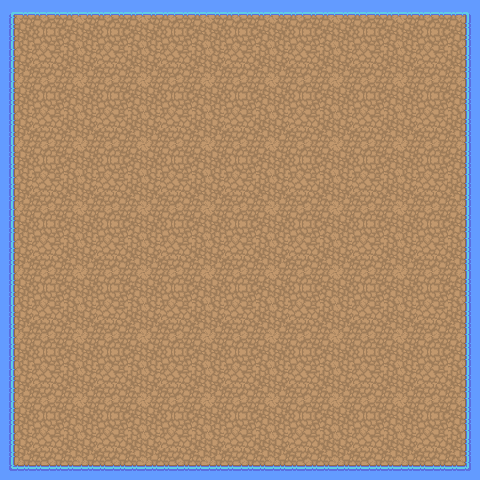

This is a level from a 2D game, rendered from its Tiled map with the project's own tilesets. A one-line summary and the map file follow, with tile-layer data summarised:
An orthogonal 30x30 tile map with 16x16 px tiles, 2 tile layers (eau, terre) and 9 objects (7x collision, start, zone_switch).

<map version="1.5" tiledversion="1.7.2" orientation="orthogonal" renderorder="right-down" width="30" height="30" tilewidth="16" tileheight="16" infinite="0" nextlayerid="5" nextobjectid="14">
 <tileset firstgid="1" source="nature.tsx" />
 <layer id="1" name="eau" width="30" height="30">
  <data>[900 cells, 900 non-empty, 4 distinct tile ids]</data>
 </layer>
 <layer id="2" name="terre" width="30" height="30">
  <data>[900 cells, 900 non-empty, 36 distinct tile ids]</data>
 </layer>
 <objectgroup id="3" name="Calque d'Objets 1">
  <object id="1" name="player" type="start" x="224.127" y="62.599">
   <point />
  </object>
  <object id="9" name="carte.tmx" type="zone_switch" x="12.6316" y="28.8402" width="450" height="430" />
 </objectgroup>
 <objectgroup id="4" name="murs">
  <object id="4" type="collision" x="1.45319" y="1.3939" width="480" height="17.3333" />
  <object id="6" type="collision" x="-233.293" y="182.484" width="480" height="17.3333" rotation="90" />
  <object id="7" type="collision" x="-136.6" y="197.575" width="480" height="17.3333" rotation="90" />
  <object id="8" type="collision" x="-264.034" y="194.78" width="480" height="17.3333" rotation="90" />
  <object id="10" type="collision" x="185.897" y="459.708" width="480" height="17.3333" />
  <object id="11" type="collision" x="459.991" y="5.03027" width="19.0033" height="475.082" />
  <object id="13" type="collision" x="1.67674" y="-52.5387" width="19.0033" height="475.082" />
 </objectgroup>
</map>
